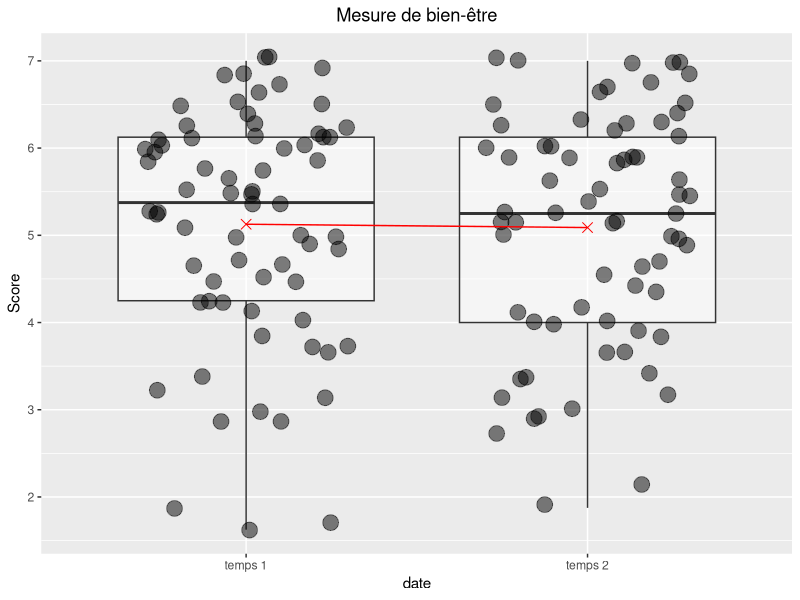
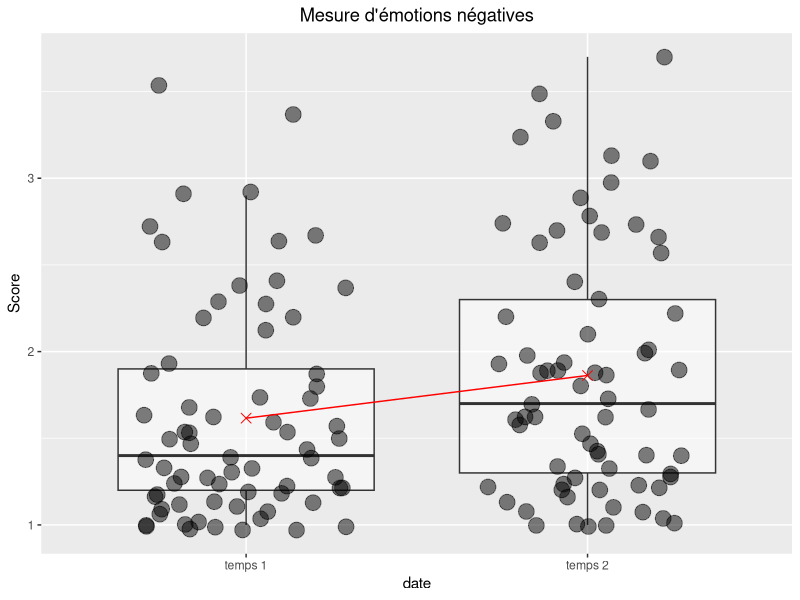
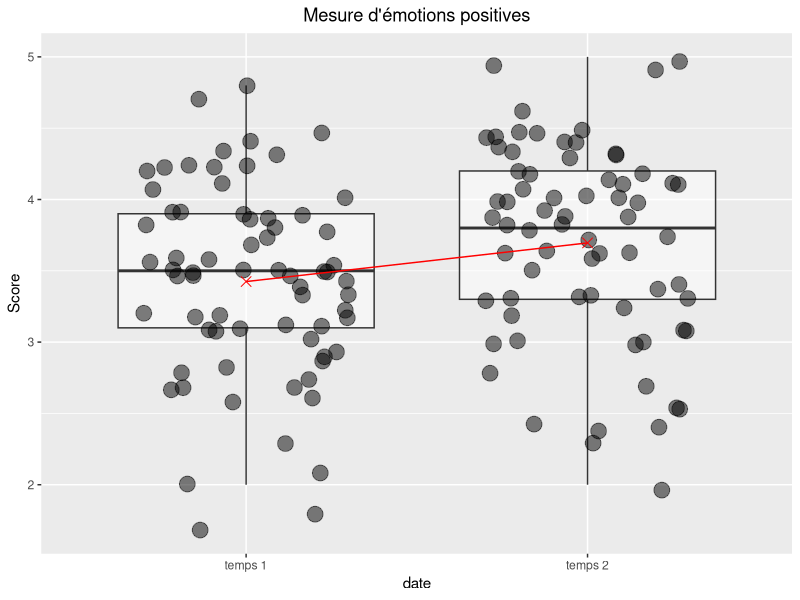
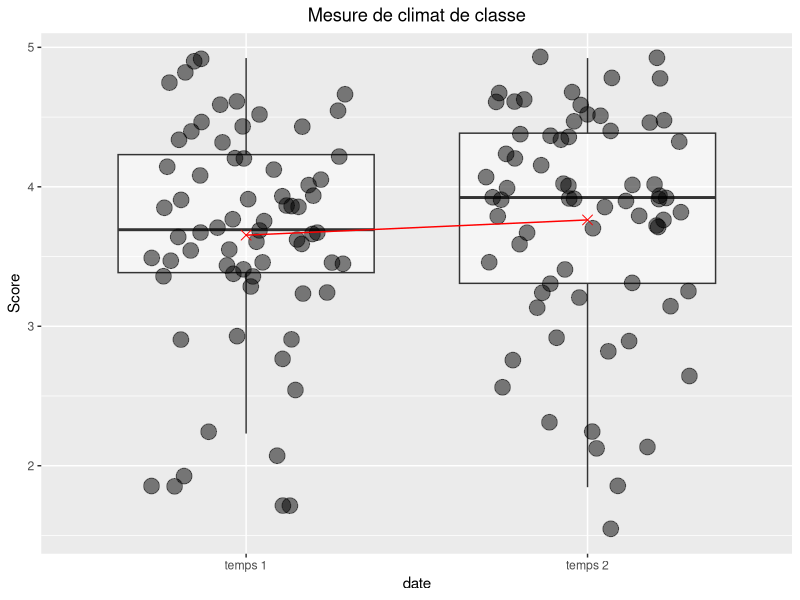

These charts were generated, in order, by the following R code:
# lancement des packages----
library(tidyverse)
library(readxl)

# Importation des données brutes (N = 162) sous la forme d'une répartition en 2 temps.

d <- read_excel("hepvs2020_lm_raw.xlsx") #les variables ont été correctement importées.

#########################
# travail sur les dates #
#########################

# modification de la variable "date" en temps 1, temps 2.

d <- d %>% 
  rename(id = code) %>%  #dans cet ordre.
  mutate(id = tolower(id)) #gestion de la casse.

d <- d %>% 
  mutate(
    date = case_when(date >= as.POSIXct("30.08.2020", format="%d.%m.%Y", tz="utc") & date <= as.POSIXct("11.09.2020", format="%d.%m.%Y", tz="utc") ~ "temps 1",
                     date >= as.POSIXct("11.10.2020", format="%d.%m.%Y", tz="utc") & date <= as.POSIXct("21.10.2020", format="%d.%m.%Y", tz="utc") ~ "temps 2",
                     TRUE ~ "autre temps"))

# Au passage, R a modifié le type de variable "date".

# une idée des données par date en créant l'objet d_date
d_date <- d %>% 
  group_by(date) %>% 
  summarize(n=n(),)

# Recodage des variables au score inversé sur variable bien-être.
d <- d %>% 
  mutate(be8_4 = 8 - be8_4,
         be8_5 = 8 - be8_5,
         be8_8 = 8 - be8_8,
         )

# Création des moyennes de chaque questionnaire (ou sous-dimension pour la PANAS) pour chaque observation :
d <- d %>% 
  mutate(be_sco = rowMeans(select(.,starts_with("be")) ,na.rm =T),
         pro_sco = rowMeans(select(.,starts_with("pro")),na.rm =T),
         panp_sco = rowMeans(select(.,starts_with("panp")),na.rm =T),
         pann_sco = rowMeans(select(.,starts_with("pann")),na.rm =T),
         )

##################
# Pairage strict #
##################

#suppression des id non strictement membre d'une paire (t1, t2) par création d'un df de comparaison.

d_comp <- d %>% 
  drop_na(id) %>% #par sécurité
  arrange(id) %>% #visuel
  group_by(id, date) %>% 
  count(id) %>% 
  filter(n==1) %>% #On a pas fini. On s'est assuré que chaque id est unique dans chaque modalité de temps. On doit encore être sûrs qu'on a maintenant exactement une paire (t1,t2).
  ungroup() %>% 
  group_by(id) %>% 
  count(id) %>% 
  filter(n==2) %>% #on ne garde que les paires de id qui se retrouvent dans t1 et t2. C'est notre grosse perte de données de ce traitement
  ungroup()

#Notre df de comparaison est prêt. On peut procéder à l'élagage de d_long.

d_paired <- d %>% 
  filter(id %in% d_comp$id)


#################
# visualisation #
#################

#be
vis_be <- d_paired %>% 
  ggplot() +
  aes(x = date, y = be_sco) +
  geom_boxplot(alpha = .5, outlier.colour = NA) +
  geom_jitter(size = 5, alpha = .5, width = 0.3) +
  stat_summary(fun = mean, geom = "point", size = 3, shape = 4, color = "red") +
  stat_summary(fun = mean, geom = "line", aes(group = 1), color = "red") + #Le group = 1 est nécessaire pour dire à la ligne de connecter tous les points.
  labs(title = "Mesure de bien-être", y = "Score") +
  theme(plot.title = element_text(hjust = 0.5))

#panp
vis_panp <- d_paired %>% 
  ggplot() +
  aes(x = date, y = panp_sco) +
  geom_boxplot(alpha = .5, outlier.colour = NA) +
  geom_jitter(size = 5, alpha = .5, width = 0.3) +
  stat_summary(fun = mean, geom = "point", size = 3, shape = 4, color = "red") +
  stat_summary(fun = mean, geom = "line", aes(group = 1), color = "red") + #Le group = 1 est nécessaire pour dire à la ligne de connecter tous les points.
  labs(title = "Mesure d'émotions positives", y = "Score") +
  theme(plot.title = element_text(hjust = 0.5))

#pann
vis_pann <- d_paired %>% 
  ggplot() +
  aes(x = date, y = pann_sco) +
  geom_boxplot(alpha = .5, outlier.colour = NA) +
  geom_jitter(size = 5, alpha = .5, width = 0.3) +
  stat_summary(fun = mean, geom = "point", size = 3, shape = 4, color = "red") +
  stat_summary(fun = mean, geom = "line", aes(group = 1), color = "red") + #Le group = 1 est nécessaire pour dire à la ligne de connecter tous les points.
  labs(title = "Mesure d'émotions négatives", y = "Score") +
  theme(plot.title = element_text(hjust = 0.5))

#pro
vis_pro <- d_paired %>% 
  ggplot() +
  aes(x = date, y = pro_sco) +
  geom_boxplot(alpha = .5, outlier.colour = NA) +
  geom_jitter(size = 5, alpha = .5, width = 0.3) +
  stat_summary(fun = mean, geom = "point", size = 3, shape = 4, color = "red") +
  stat_summary(fun = mean, geom = "line", aes(group = 1), color = "red") + #Le group = 1 est nécessaire pour dire à la ligne de connecter tous les points.
  labs(title = "Mesure de climat de classe", y = "Score") +
  theme(plot.title = element_text(hjust = 0.5))





